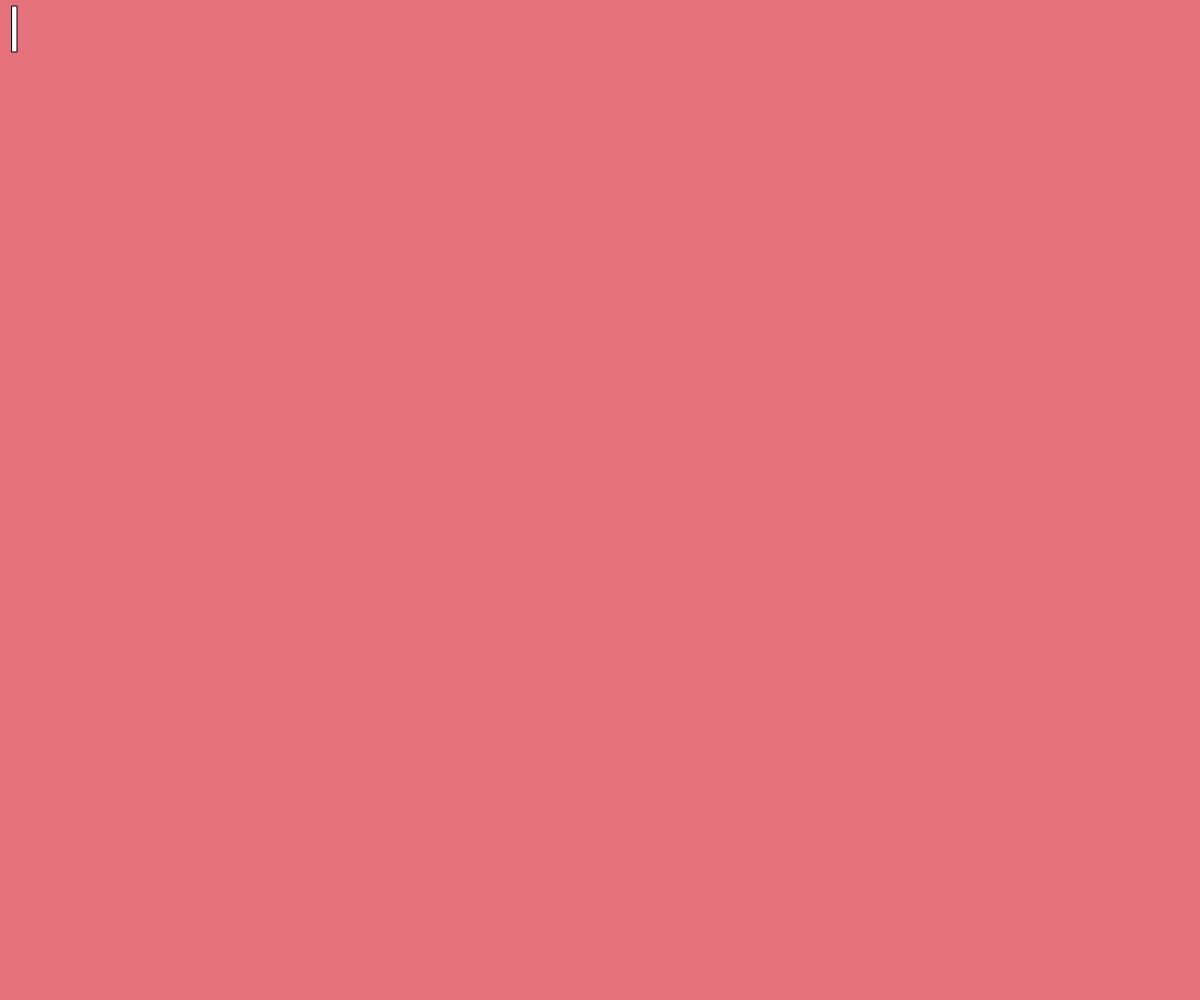
Frame 1 (no input)
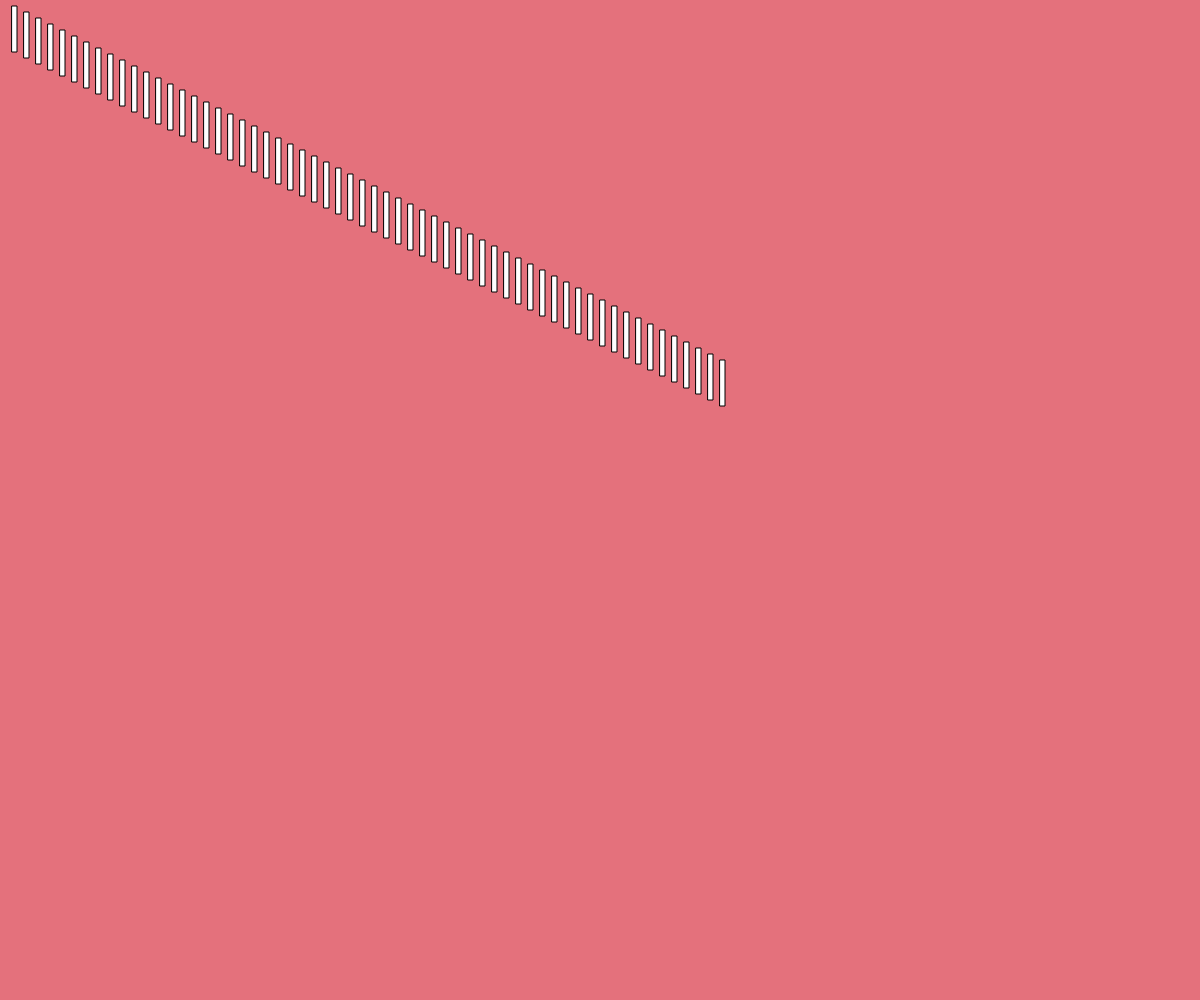
Frame 60 (no input)
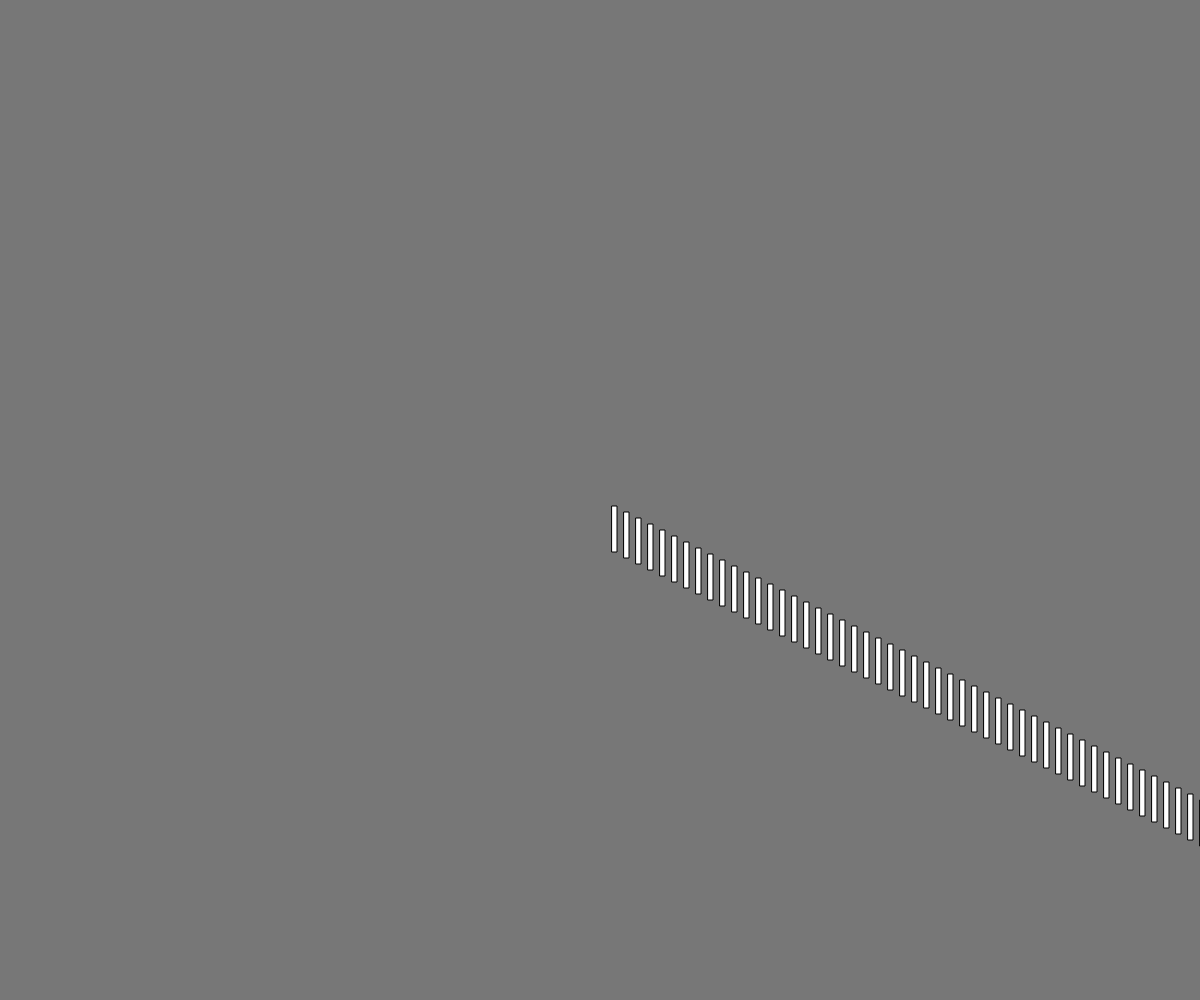
Frame 120 (the mouse pressed at the canvas centre since frame 60)

The p5.js sketch that drew these frames (run headless with seeded random() and noise() and a simulated clock; from frame 60 on, the mouse is pressed at the canvas centre):

// p5.js sketch
// ── sketch.js
/* 
Drawing Machine sketch adapted from Tiffany Wang:
https://editor.p5js.org/JiachengTiffanyWang/sketches/Otounm4rZ
 */

 //In this sketch, I used the element of thin rectangle to symbolize emotional storm and also walls. With the mouse staying at one point, the program will draws a zebra 

let wall;

function setup() {
  createCanvas(windowWidth, windowHeight)
  background(228, 113, 124);
  
  // wall = 'myself';
  
  /*
  1.Built a wall
  2.If the wall comes from myself
  3.Then break the wall
  */
  
  // if(wall == 'myself'){
  
  //   console.log('break the wall!');
    
  //   }
  
}

function draw() {
  rect ((mouseX = mouseX+12), (mouseY = mouseY+6), 5,46);
  const myCont = 'emotional storm';
  console.log(myCont);
  // console.log(x);
}
function mousePressed (){
  x = random(0, 166);
  background (x);
  // console.log (x);
}
